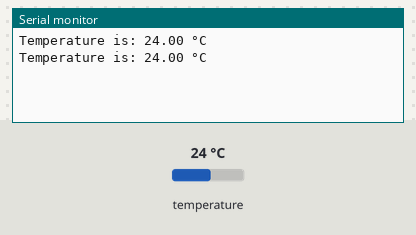
The sketch below on a simulated Arduino Uno, built with avr-gcc and run on an emulated ATmega328P. On the bench: the last lines printed to the serial monitor. The inputs (shaded band) are chosen by the test bench; at power-on: temperature 24 °C.

Above: at 2.5 s.
2.6 s: temperature set to 12 °C
At 3.1 s:
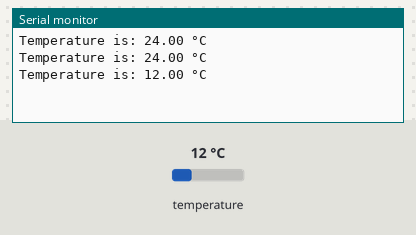
4.1 s: temperature set to 19 °C
At 5.4 s:
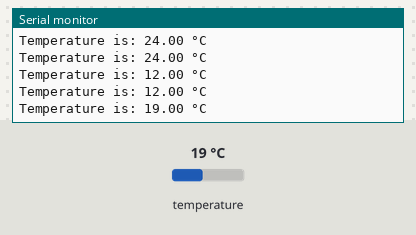
Timing chart, 0 to 7.1 s (numbered marks = the images above; inputs shaded):
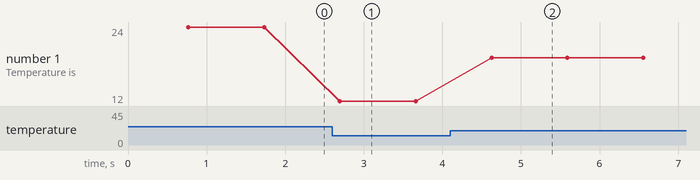

Measured:
- after the input at 2.6 s, the serial monitor: prints a new line after 0.10 s (image 1)
- after the input at 4.1 s, the serial monitor: prints a new line after 0.53 s (image 2)
- plotted number 1: 24 → 12 after the input at 2.6 s, 12 → 19 after the input at 4.1 s

The sketch:

Digital_Temperature_Sensor.ino
```cpp
/*
  Project: Digital Temperature Sensor (DS18B20)
  Description:
    - Reads temperature data from DS18B20 sensor using OneWire and DallasTemperature libraries.
    - Displays temperature in Celsius on the Serial Monitor.
*/

#include <OneWire.h>
#include <DallasTemperature.h>

// Data wire connected to pin A0 on the Arduino
#define ONE_WIRE_BUS A0

// Setup a OneWire instance to communicate with any OneWire devices
OneWire oneWire(ONE_WIRE_BUS);

// Pass the OneWire reference to Dallas Temperature sensor library
DallasTemperature sensors(&oneWire);

void setup() {
  Serial.begin(9600);   // Initialize Serial Monitor
  sensors.begin();      // Start the DS18B20 sensor
}

void loop() {
  sensors.requestTemperatures(); // Request temperature data from the sensor

  // Print temperature in Celsius
  Serial.print("Temperature is: ");
  Serial.print(sensors.getTempCByIndex(0));
  Serial.println(" °C");

  delay(200); // Short delay between readings
}
```
